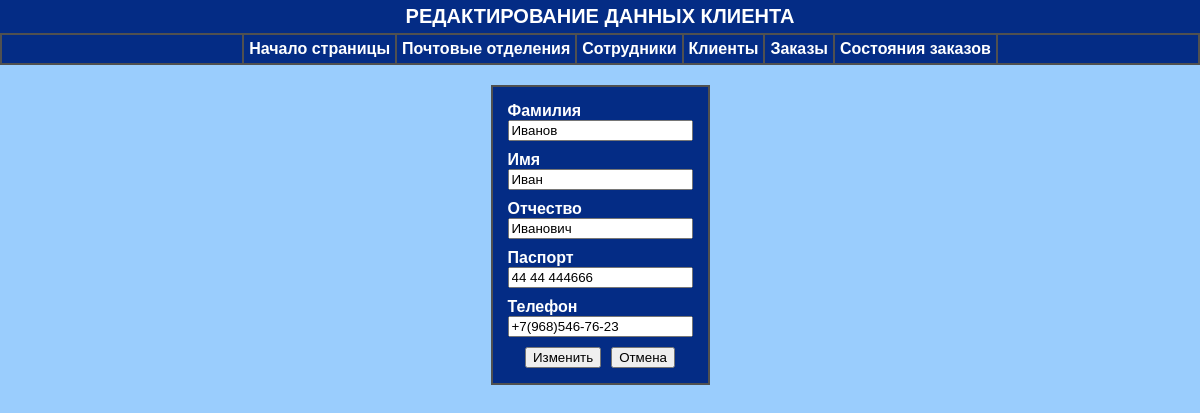
The page /clients/clientEditPage.php?clientEditById=10 on the database its author committed.
### tables this page shows
CREATE TABLE IF NOT EXISTS `clients` (
  `clientID` int(11) unsigned NOT NULL AUTO_INCREMENT,
  `clientLastName` varchar(50) NOT NULL,
  `clientFirstName` varchar(20) NOT NULL,
  `clientPatronymic` varchar(20) NOT NULL,
  `clientPassport` varchar(20) NOT NULL,
  `clientPhone` varchar(20) NOT NULL,
  PRIMARY KEY (`clientID`)
);

### functions_db.php (called while the page is built, shortened)
<?php
$link = false;
function get_client_info_by_id($id)
{
    global $link;
    $res = mysqli_query($link, "SELECT * FROM clients WHERE clientID = $id");
    return mysqli_fetch_assoc($res);
}
?>

### clients/clientEditPage.php (the view, shortened to what this page needs)
<?php
include "../functions_db.php";
$client = get_client_info_by_id($_GET['clientEditById']);
?>
<!DOCTYPE html>
<html lang="en">
<head>
    <link rel = "stylesheet" href = "../formPagesStyle.css">
</head>
<body>
    <section class = "beginning", id='home'>
        <div class = "title_text">РЕДАКТИРОВАНИЕ ДАННЫХ КЛИЕНТА</div>
    </section>
    <div class="nav">
        <ul>
            <li><a href="#home">Начало страницы</a></li>
            <li><a href="../departments/departmentsPage.php">Почтовые отделения</a></li>
            <li><a href="../workers/workersPage.php">Сотрудники</a></li>
            <li><a href="../clients/clientsPage.php">Клиенты</a></li>
            <li><a href="../orders/ordersPage.php">Заказы</a></li>
            <li><a href="../tabPartOrders/statusOrderPage.php">Состояния заказов</a></li>
        </ul>
    </div>
    <section class = "formSection">
        <form action = "clientEditByIdController.php" method = "POST" role = 'form'>
            <div class = form>
                <div class = label><label for = "last_name">Фамилия</label>
                    <div>
                        <input id = "last_name" type = "text" name = "last_name" value = "<?php echo $client['clientLastName']; ?>" required/>
                    </div>
                </div>
                <div class = label><label for = "first_name">Имя</label>
                    <div>
                        <input id = "first_name" type = "text" name = "first_name" value = "<?php echo $client['clientFirstName']; ?>" required/>
                    </div>
                </div>
                <div class = label><label for = "patronymic">Отчество</label>
                    <div>
                        <input id = "patronymic" type = "text" name = "patronymic" value = "<?php echo $client['clientPatronymic']; ?>" required/>
                    </div>
                </div>
                <div class = label><label for = "passport">Паспорт</label>
                    <div>
                        <input id = "passport" type = "text" name = "passport" value = "<?php echo $client['clientPassport']; ?>" required/>
                    </div>
                </div>
                <div class = label><label for = "phone">Телефон</label>
                    <div>
                        <input id = "phone" type = "text" name = "phone" value = "<?php echo $client['clientPhone']; ?>" required/>
                    </div>
                </div>
                <div class = button>
                    <button type = "submit" name = "add">Изменить</button>
                    <button type = "reset" name = "cancellation" onclick = "window.history.back()">Отмена</button>
                </div>
            </div>
        </form>
    </section>
</body>
</html>

### formPagesStyle.css (style rules this page uses)
body { font-family: Arial, Helvetica, sans-serif; background-color: rgb(154, 205, 253); min-width: 1000px; margin: 0px; }
.beginning { display: flex; justify-content: center; background: rgb(4, 44, 133); padding: 5px; }
.title_text { color: rgb(255, 255, 255); font-size: 20px; font-weight: bold; }
.nav { z-index: 1; position: sticky; top: 0; }
.nav ul { display: flex; justify-content: center; background-color: rgb(4, 44, 133); border: 2px solid rgb(80, 80, 80); margin: 0px; }
.nav li { border-right: 2px solid rgb(80, 80, 80); padding: 5px; list-style-type: none; }
li:first-child { border-left: 2px solid rgb(80, 80, 80); }
a { color: rgb(255, 255, 255); text-decoration: none; font-weight: bold; }
.formSection { display: flex; justify-content: center; padding: 20px; }
.form { background-color: rgb(4, 44, 133); padding: 10px; border: 2px solid rgb(80, 80, 80); }
.label { color: rgb(255, 255, 255); font-weight: bold; padding: 5px; }
.button { justify-content: center; display: flex; }
button { margin: 5px; }

### rows shown on the page
clients: last_name "Иванов", first_name "Иван", patronymic "Иванович", passport "44 44 444666", phone "+7(968)546-76-23"
